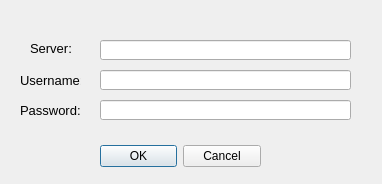
<?xml version="1.0" encoding="UTF-8"?>
<ui version="4.0">
 <class>Dialog</class>
 <widget class="QDialog" name="Dialog">
  <property name="geometry">
   <rect>
    <x>0</x>
    <y>0</y>
    <width>382</width>
    <height>184</height>
   </rect>
  </property>
  <property name="windowTitle">
   <string>Log In</string>
  </property>
  <widget class="QDialogButtonBox" name="buttonBox">
   <property name="geometry">
    <rect>
     <x>100</x>
     <y>140</y>
     <width>161</width>
     <height>32</height>
    </rect>
   </property>
   <property name="orientation">
    <enum>Qt::Horizontal</enum>
   </property>
   <property name="standardButtons">
    <set>QDialogButtonBox::Cancel|QDialogButtonBox::Ok</set>
   </property>
  </widget>
  <widget class="QLineEdit" name="server">
   <property name="geometry">
    <rect>
     <x>100</x>
     <y>40</y>
     <width>251</width>
     <height>20</height>
    </rect>
   </property>
  </widget>
  <widget class="QLineEdit" name="username">
   <property name="geometry">
    <rect>
     <x>100</x>
     <y>70</y>
     <width>251</width>
     <height>20</height>
    </rect>
   </property>
  </widget>
  <widget class="QLabel" name="label">
   <property name="geometry">
    <rect>
     <x>30</x>
     <y>40</y>
     <width>51</width>
     <height>16</height>
    </rect>
   </property>
   <property name="font">
    <font>
     <pointsize>10</pointsize>
    </font>
   </property>
   <property name="text">
    <string>Server:</string>
   </property>
  </widget>
  <widget class="QLabel" name="label_2">
   <property name="geometry">
    <rect>
     <x>20</x>
     <y>70</y>
     <width>61</width>
     <height>20</height>
    </rect>
   </property>
   <property name="font">
    <font>
     <pointsize>10</pointsize>
    </font>
   </property>
   <property name="text">
    <string>Username:</string>
   </property>
  </widget>
  <widget class="QLineEdit" name="password">
   <property name="geometry">
    <rect>
     <x>100</x>
     <y>100</y>
     <width>251</width>
     <height>20</height>
    </rect>
   </property>
  </widget>
  <widget class="QLabel" name="label_3">
   <property name="geometry">
    <rect>
     <x>20</x>
     <y>100</y>
     <width>61</width>
     <height>20</height>
    </rect>
   </property>
   <property name="font">
    <font>
     <pointsize>10</pointsize>
    </font>
   </property>
   <property name="text">
    <string>Password:</string>
   </property>
  </widget>
 </widget>
 <resources/>
 <connections>
  <connection>
   <sender>buttonBox</sender>
   <signal>accepted()</signal>
   <receiver>Dialog</receiver>
   <slot>accept()</slot>
   <hints>
    <hint type="sourcelabel">
     <x>248</x>
     <y>254</y>
    </hint>
    <hint type="destinationlabel">
     <x>157</x>
     <y>274</y>
    </hint>
   </hints>
  </connection>
  <connection>
   <sender>buttonBox</sender>
   <signal>rejected()</signal>
   <receiver>Dialog</receiver>
   <slot>reject()</slot>
   <hints>
    <hint type="sourcelabel">
     <x>316</x>
     <y>260</y>
    </hint>
    <hint type="destinationlabel">
     <x>286</x>
     <y>274</y>
    </hint>
   </hints>
  </connection>
 </connections>
</ui>
